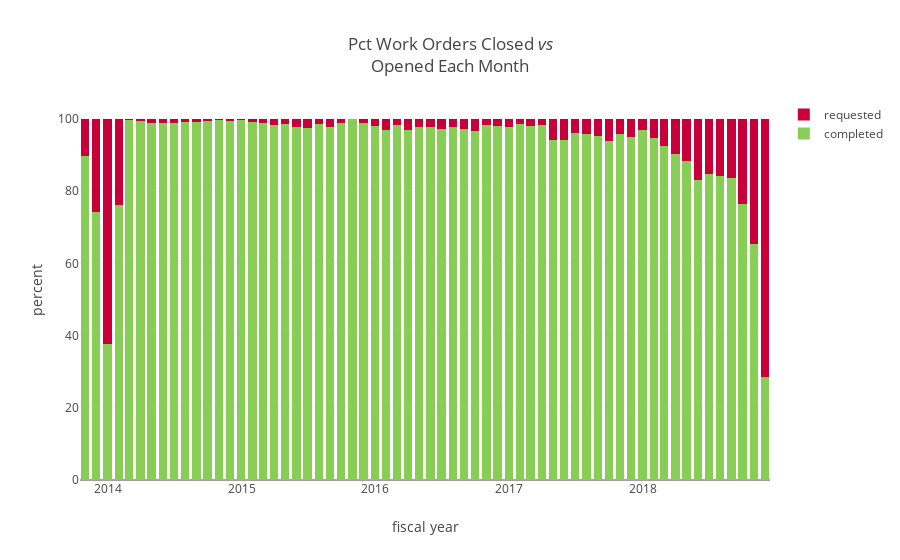

The notebook cell saved with this chart:
### Code cell
# show requested vs closed in month as pct of total requested 
trace1 = go.Bar(
    x = [date for date in df[df['date_completed'].notnull()].resample('M')['date_completed'].count().index],
    y = [value for value in (df[df['date_completed'].notnull()].resample('M')['date_completed'].count() / 
                             df.resample('M')['wo_id'].count() * 100)],
    name = 'completed',
    marker = dict(color = '#87CD56'),
                )
trace2 = go.Bar(
    x = [date for date in df.resample('M')['wo_id'].count().index],
    y = [100 - value for value in (df[df['date_completed'].notnull()].resample('M')['date_completed'].count() / 
                                   df.resample('M')['wo_id'].count() * 100)],
    name = 'requested',
    marker = {'color': '#C70039'},
    
)

layout = go.Layout(
    hovermode = 'closest',
    title = 'Pct Work Orders Closed <i>vs</i><br>Opened Each Month',
    yaxis = {'title': 'percent'},
    xaxis = {'title': 'fiscal year'},
    barmode = 'stack'
                    )

fig = {'data': [trace1,trace2], 'layout': layout}
pyo.iplot(fig)

### Figure 1 — Plotly figure (JSON) as saved in the notebook; plotly's stock layout.template omitted (floating-point values rounded to 4 significant figures)
{"data": [{"marker": {"color": "#87CD56"}, "name": "completed", "type": "bar", "uid": "80dfd72d-ed2e-4c3e-828b-42d5486ca569", "x": ["2013-10-31", "2013-11-30", "2013-12-31", "2014-01-31", "2014-02-28", "2014-03-31", "2014-04-30", "2014-05-31", "2014-06-30", "2014-07-31", "2014-08-31", "2014-09-30", "2014-10-31", "2014-11-30", "2014-12-31", "2015-01-31", "2015-02-28", "2015-03-31", "2015-04-30", "2015-05-31", "2015-06-30", "2015-07-31", "2015-08-31", "2015-09-30", "2015-10-31", "2015-11-30", "2015-12-31", "2016-01-31", "2016-02-29", "2016-03-31", "2016-04-30", "2016-05-31", "2016-06-30", "2016-07-31", "2016-08-31", "2016-09-30", "2016-10-31", "2016-11-30", "2016-12-31", "2017-01-31", "2017-02-28", "2017-03-31", "2017-04-30", "2017-05-31", "2017-06-30", "2017-07-31", "2017-08-31", "2017-09-30", "2017-10-31", "2017-11-30", "2017-12-31", "2018-01-31", "2018-02-28", "2018-03-31", "2018-04-30", "2018-05-31", "2018-06-30", "2018-07-31", "2018-08-31", "2018-09-30", "2018-10-31", "2018-11-30"], "y": [89.79, 74.24, 37.66, 76.22, 99.59, 99.58, 98.95, 98.97, 99.01, 99.25, 99.27, 99.52, 99.78, 99.47, 99.66, 99.04, 98.82, 98.42, 98.67, 97.78, 97.49, 98.55, 97.92, 98.85, 99.86, 98.86, 98.05, 97.01, 98.41, 97.05, 97.87, 97.9, 97.29, 97.7, 97.13, 96.55, 98.28, 97.97, 97.72, 98.53, 98.01, 98.43, 94.12, 94.27, 96.25, 95.97, 95.16, 94.0, 95.87, 94.96, 96.9, 94.8, 92.51, 90.43, 88.33, 83.01, 84.8, 84.32, 83.6, 76.45, 65.48, 28.63]}, {"marker": {"color": "#C70039"}, "name": "requested", "type": "bar", "uid": "77ad914c-067d-4052-a0cf-9c321663a440", "x": ["2013-10-31", "2013-11-30", "2013-12-31", "2014-01-31", "2014-02-28", "2014-03-31", "2014-04-30", "2014-05-31", "2014-06-30", "2014-07-31", "2014-08-31", "2014-09-30", "2014-10-31", "2014-11-30", "2014-12-31", "2015-01-31", "2015-02-28", "2015-03-31", "2015-04-30", "2015-05-31", "2015-06-30", "2015-07-31", "2015-08-31", "2015-09-30", "2015-10-31", "2015-11-30", "2015-12-31", "2016-01-31", "2016-02-29", "2016-03-31", "2016-04-30", "2016-05-31", "2016-06-30", "2016-07-31", "2016-08-31", "2016-09-30", "2016-10-31", "2016-11-30", "2016-12-31", "2017-01-31", "2017-02-28", "2017-03-31", "2017-04-30", "2017-05-31", "2017-06-30", "2017-07-31", "2017-08-31", "2017-09-30", "2017-10-31", "2017-11-30", "2017-12-31", "2018-01-31", "2018-02-28", "2018-03-31", "2018-04-30", "2018-05-31", "2018-06-30", "2018-07-31", "2018-08-31", "2018-09-30", "2018-10-31", "2018-11-30"], "y": [10.21, 25.76, 62.34, 23.78, 0.4068, 0.4167, 1.054, 1.028, 0.9894, 0.7524, 0.7311, 0.4831, 0.2151, 0.5313, 0.3445, 0.9646, 1.175, 1.582, 1.331, 2.219, 2.513, 1.455, 2.085, 1.147, 0.1352, 1.135, 1.948, 2.985, 1.587, 2.95, 2.134, 2.103, 2.71, 2.296, 2.869, 3.446, 1.721, 2.034, 2.276, 1.472, 1.986, 1.572, 5.882, 5.728, 3.749, 4.025, 4.839, 5.998, 4.129, 5.039, 3.095, 5.197, 7.494, 9.567, 11.67, 16.99, 15.2, 15.68, 16.4, 23.55, 34.52, 71.37]}], "layout": {"barmode": "stack", "hovermode": "closest", "title": "Pct Work Orders Closed <i>vs</i><br>Opened Each Month", "xaxis": {"title": "fiscal year"}, "yaxis": {"title": "percent"}}}
